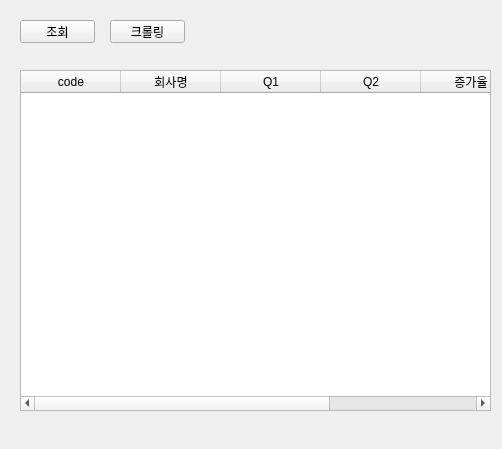
<?xml version="1.0" encoding="UTF-8"?>
<ui version="4.0">
 <class>Finance</class>
 <widget class="QWidget" name="Finance">
  <property name="geometry">
   <rect>
    <x>0</x>
    <y>0</y>
    <width>502</width>
    <height>449</height>
   </rect>
  </property>
  <property name="windowTitle">
   <string>Form</string>
  </property>
  <widget class="QPushButton" name="LoadDataAction">
   <property name="geometry">
    <rect>
     <x>20</x>
     <y>20</y>
     <width>75</width>
     <height>23</height>
    </rect>
   </property>
   <property name="text">
    <string>조회</string>
   </property>
  </widget>
  <widget class="QPushButton" name="CrawlingDataction">
   <property name="geometry">
    <rect>
     <x>110</x>
     <y>20</y>
     <width>75</width>
     <height>23</height>
    </rect>
   </property>
   <property name="text">
    <string>크롤링</string>
   </property>
  </widget>
  <widget class="QTableWidget" name="tableWidget">
   <property name="geometry">
    <rect>
     <x>20</x>
     <y>70</y>
     <width>471</width>
     <height>341</height>
    </rect>
   </property>
   <column>
    <property name="text">
     <string>code</string>
    </property>
   </column>
   <column>
    <property name="text">
     <string>회사명</string>
    </property>
   </column>
   <column>
    <property name="text">
     <string>Q1</string>
    </property>
   </column>
   <column>
    <property name="text">
     <string>Q2</string>
    </property>
   </column>
   <column>
    <property name="text">
     <string>증가율</string>
    </property>
   </column>
   <column>
    <property name="text">
     <string>흑전</string>
    </property>
   </column>
  </widget>
 </widget>
 <resources/>
 <connections/>
</ui>
